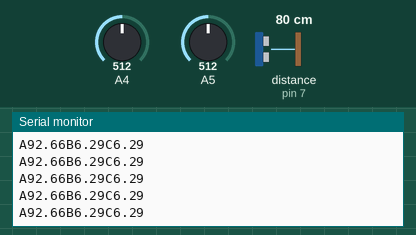
A sketch run on a simulated Arduino Uno, built with avr-gcc and run on an emulated ATmega328P. On the bench: the last lines printed to the serial monitor. Wiring (inferred from the names in the program): range finder with pulse-width output: data pin 7. The inputs (shaded band) are chosen by the test bench; at power-on: distance to the obstacle (sensor on pin 7) 80 cm, A4 = 512, A5 = 512. The echo pulse lasts 58.3 µs per cm.

Above: at 1.7 s.
1.8 s: distance to the obstacle (sensor on pin 7) set to 2 cm
At 2.14 s:
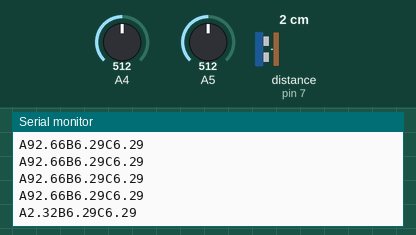
3.3 s: A4 set to 716
At 3.37 s:
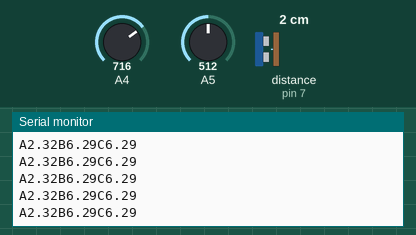
4.8 s: A5 set to 716
At 4.84 s:
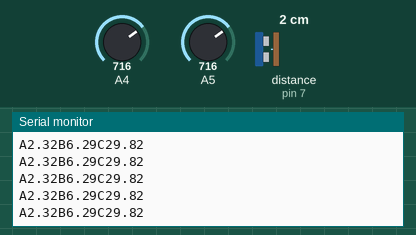
6.3 s: distance to the obstacle (sensor on pin 7) set to 4 cm
At 6.31 s:
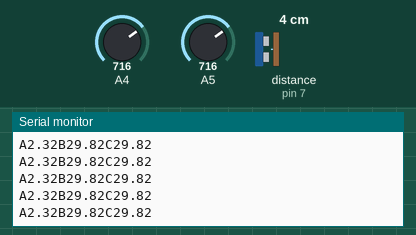
7.8 s: A4 set to 900
At 8.02 s:
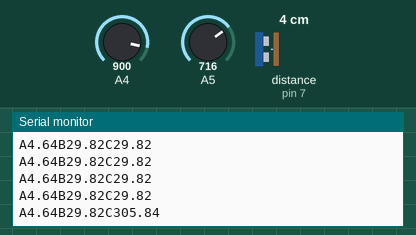
10.8 s: A5 set to 900
At 10.96 s:
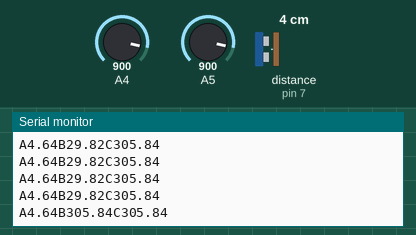
Timing chart, 0 to 13.3 s (numbered marks = the images above; inputs shaded):
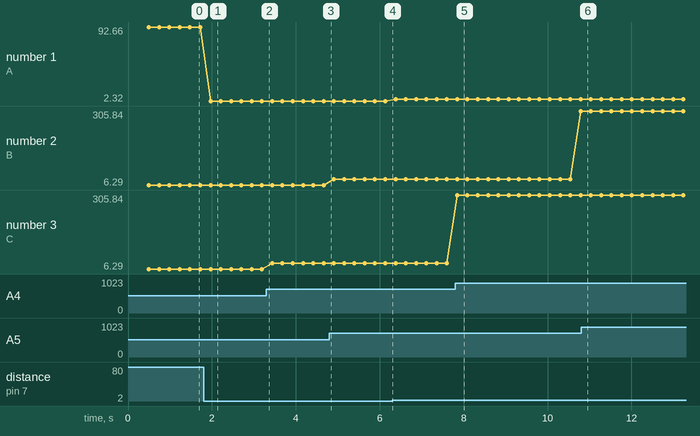

Measured:
- after the input at 1.8 s, the serial monitor: prints a new line after 0.17 s (image 1)
- after the input at 7.8 s, the serial monitor: prints a new line after 0.05 s (image 5)
- plotted number 1: 92.66 → 2.32 after the input at 1.8 s, 2.32 → 4.64 after the input at 6.3 s
- plotted number 2: 29.82 → 305.84 after the input at 7.8 s
- plotted number 3: 6.29 → 29.82 after the input at 3.3 s, 29.82 → 305.84 after the input at 7.8 s

The sketch:

maxSonar.ino
```cpp
/*
* File: maxSonar.ino
* Author: André Kramer Orten
*
* Max sonar
* Inputs: TX, PW, AN
* Filters: None, median, highest_mode, lowest_mode, simple, best
*
* IR distance sensor
* Vo, Vcc, GND
* Triangulation
*/

#include <SoftwareSerial.h>

#define txPin 3
#define rxPin 2
#define ANALOGPIN 0 //sa,e as A0
#define SONE2 A5 //analog pin for the IR sensor (sone 2 - behind robot)
#define SONE3_1 A4 //analog pin for the IR sensor (sone 3 - lower front)
#define SONE3_2 A3 //analog pin for the IR sensor (sone 3 - lower front)
//#define INPUT_PIN A2 //analog pin for the IR sensor (sone 3 - lower front)
//#define INPUT_PIN A1 //analog pin for the IR sensor
#define PW_PIN 7 //Detection of the opponent (sone 1 - opponent detection)
#define PW_SCALE 50 //calculated pulse width scale
#define AN_SCALE

#define FULL_STOP 0
#define SLOW_DOWN 1
#define DANGER 2
#define NO_DANGER 3

SoftwareSerial sonarSerial(rxPin, txPin, true); //define serial port for receiving data, output from maxSonar is inverted requiring true to be set

String state[] = {"FULL STOP", "SLOW DOWN", "DANGER", "NO DANGER"};
double anVolt, inches, cm, pulse;
int sum = 0;
int avgRange = 60; //Quantity of values to average
int prev_state = FULL_STOP;
int curr_state = FULL_STOP;

void setup() {
	Serial.begin(9600);
	sonarSerial.begin(9600); //Start serial for maxsonar
	delay(500);
}

//Since the analog readings from maxsonar are very sensitiv
//it will be more accurate to average n samples
void loop() {
//	analog();
//	serialRead();
	//Serial.println("40.4,123.3,83.23");
	/*Sone 1, opponent detection*/
	Serial.print("A");
	Serial.print(pw()); //Opponent detection with Ultrasound
	/*Sone 2, Sensor behind the robot*/
	Serial.print("B");
	Serial.print(calculateIRdistance(SONE2)); //begind robot
	/*Sone 3, Sensors low in front of the robot*/
	Serial.print("C");
	Serial.println(calculateIRdistance(SONE3_1));
	delay(200);
	//opponentDistance();
}

/*To read from the analog pin*/
void analog(){
	for (int i = 0; i < avgRange; i++) {
		//Used to read in the analog voltage output that is being sent by the maxSonar device
		//Scale facros is (Vcc/512) per inch. 5V supply yields ~9.8mV/in
		//Arduino analog pin goes from 0 to 1024, so the value has to be divided by 2 to het the actual inhes
		anVolt = analogRead(ANALOGPIN);
		Serial.println(anVolt);
		sum += anVolt;
		delay(10);
	}
	inches = sum/avgRange;
	cm = inches*2.54;
	sum = 0;
	delay(200);
}

/*
From calculation we have found a scalingfactor on pw/50 per cm. This is for white paper material.
*/
double pw() {
	pinMode(PW_PIN, INPUT);
	//USed to read in the pulse that is being sent by the maxSonar device.
	//Pulse width representation with a scale factor of 147 us per Inch, or
	//as measured 50 us per cm

	pulse = pulseIn(PW_PIN, HIGH);
	cm = pulse/50;
	return cm;
}

double inchToCm(double inch) {
	return inch*2.54;
}

boolean stringComplete = false;

void serialRead() {
	int range = EZread();
	if (stringComplete) {
		stringComplete = false;
		Serial.print("Range");
		Serial.println(range);

	}
}

/*Read distance serial*/
int EZread() {
	int result;
	char inData[4]; 	//read data in to char array
	int index = 0;
	sonarSerial.flush();
	while (!stringComplete) {
		if (sonarSerial.available()) {
			char rByte = sonarSerial.read();
			if (rByte == 'R') { //Serial data marked R at start of data
				while(index < 3) {
					if (sonarSerial.available()) {
						inData[index] = sonarSerial.read();
						index++;
					}
				}
				inData[index] = 0x00; //nullbyte at the end to use atoi
			}
			stringComplete = true;
			result = atoi(inData);
		}
	}
	return result;
}

//IR distance
double calculateIRdistance(int sensor) {
	float x = analogRead(sensor);
	if(x < 78) {
		return 0;
	}
   return  1.6250568241692588e+002 * pow(x,0)
        + -1.5201470521433809e+000 * pow(x,1)
        +  6.0156917251002716e-003 * pow(x,2)
        + -1.0418167954007743e-005 * pow(x,3)
        +  6.4526747802433565e-009 * pow(x,4);
}

//In what state the Robot is
void opponentDistance() {
	if (cm < 15) {
		//Full stop, and calc a new route
		curr_state = FULL_STOP;
	} else if (cm < 20) {
		//Danger area, perhaps think of calculating new rout to avoid opponent
		curr_state = DANGER;
	} else if (cm < 40) {
		//Slow down area
		curr_state = SLOW_DOWN;
	} else {
		//No danger
		curr_state = NO_DANGER;
	}
	if (curr_state != prev_state) {
		prev_state = curr_state;
		Serial.println(state[curr_state]);
	}
}
```
